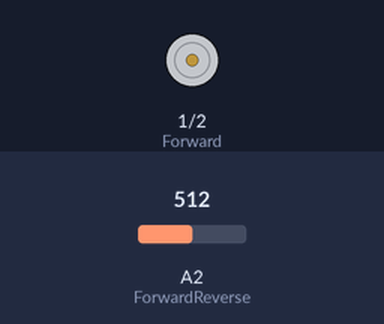
The sketch below on a simulated Arduino Uno, built with avr-gcc and run on an emulated ATmega328P. On the bench: motor-driver pin pairs drawn as motors (green arrow = first pin HIGH = forward, orange = second pin HIGH = backward, longer = more drive). The test bench sets the inputs (shaded band); at power-on: A2 (ForwardReverse) = 512.

Above: at 1.2 s.
1.3 s: A2 (ForwardReverse) set to 259
2.8 s: A2 (ForwardReverse) set to 243
At 4.0 s:
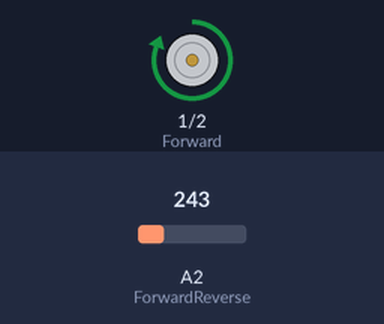
4.3 s: A2 (ForwardReverse) set to 910
At 5.4 s:
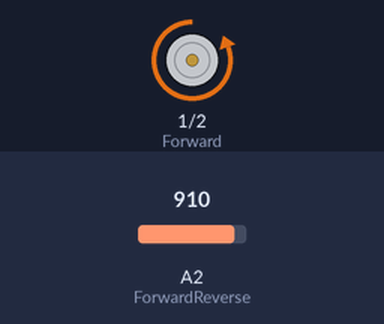
5.8 s: A2 (ForwardReverse) set to 893
At 6.5 s:
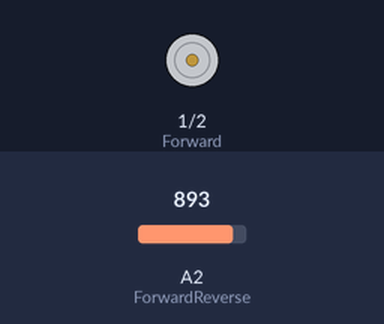
7.3 s: A2 (ForwardReverse) set to 1023
At 7.6 s:
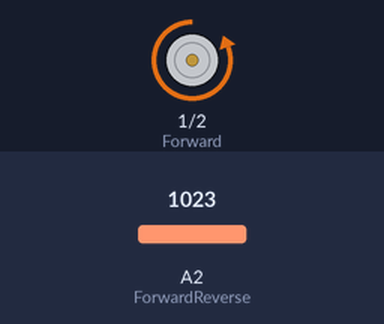
Timing chart, 0 to 9.8 s (numbered marks = the images above; inputs shaded):
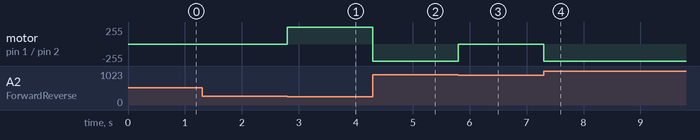

The sketch:

AT85_Forward_Reverse_noMD_AnalogJoystick.ino
```cpp
int ForwardReverse = A2;
int Forward = 1;
int Reverse = 2;
int y = 1;

void setup() {

  //Serial.begin(9600);
  pinMode(ForwardReverse,INPUT);
  pinMode(Forward, OUTPUT);
  pinMode(Reverse, OUTPUT);

}

void settozero(){

  digitalWrite(Forward, LOW);
  digitalWrite(Reverse, LOW);

}

void loop() {

  y = analogRead(ForwardReverse);

    settozero();
    while( y < 250){

      y = analogRead(ForwardReverse);
      digitalWrite(Forward,HIGH);

    }

    settozero();
    while (y > 900 ){

      y = analogRead(ForwardReverse);
    digitalWrite(Reverse, HIGH);

    }


}
```

Measured:
- the behaviour switches between 250 and 249 on A2 (ForwardReverse) (found by bisection; images 0 and 1)
- the behaviour switches between 901 and 900 on A2 (ForwardReverse) (found by bisection; images 2 and 3)
- after the input at 1.3 s, every drawn part: stays the same
- after the input at 2.8 s, motor on pin 1 (Forward) / pin 2 (Reverse): stopped → forward 255/255 at once
- after the input at 4.3 s, motor on pin 1 (Forward) / pin 2 (Reverse): forward 255/255 → backward 255/255 at once
- after the input at 5.8 s, motor on pin 1 (Forward) / pin 2 (Reverse): backward 255/255 → stopped at once
- after the input at 7.3 s, motor on pin 1 (Forward) / pin 2 (Reverse): stopped → backward 255/255 at once
